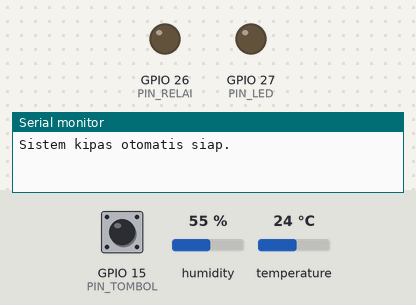
Bench run of a sketch on a simulated ESP32. On the bench: output pins drawn as LEDs (lit = HIGH), the last lines printed to the serial monitor. The inputs (shaded band) are chosen by the test bench; at power-on: temperature 24 °C, GPIO 15 (PIN_TOMBOL) HIGH, humidity 55 %.

Above: at 1.2 s.
1.3 s: temperature set to 33 °C
At 2.7 s:
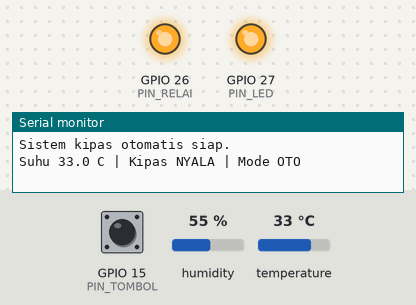
3.5 s: GPIO 15 (PIN_TOMBOL) pulled LOW for 0.15 s
At 4.7 s:
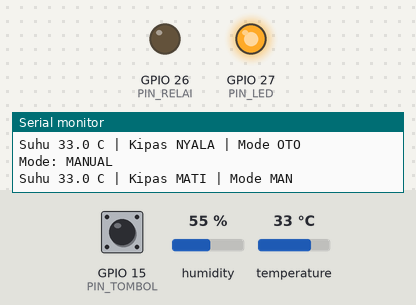
5.1 s: GPIO 15 (PIN_TOMBOL) pulled LOW for 1 s
At 6.9 s:
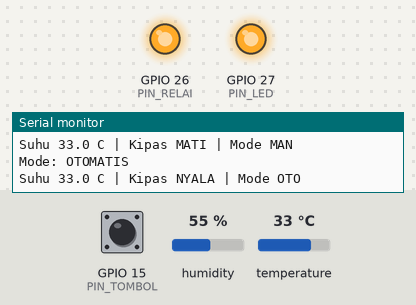
7.6 s: temperature set to 28 °C
At 11.1 s:
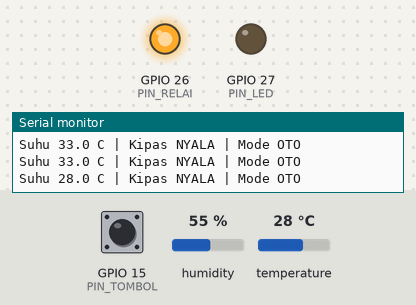
11.5 s: temperature set to 41 °C
At 15.2 s:
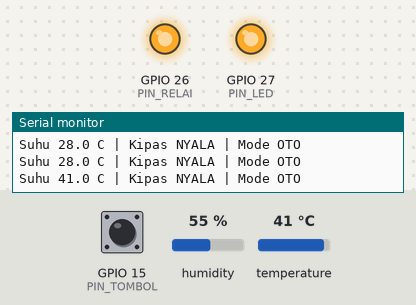
15.5 s: GPIO 15 (PIN_TOMBOL) pulled LOW for 3.2 s
At 16.3 s:
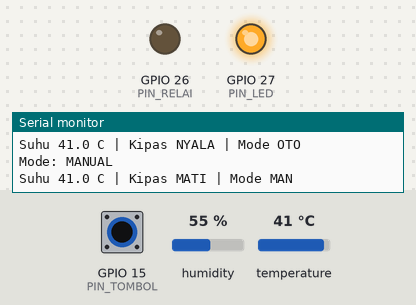
Timing chart, 0 to 18.5 s (numbered marks = the images above; inputs shaded):
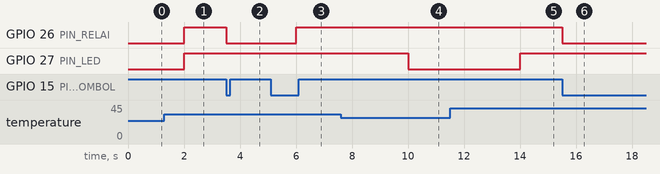

Measured:
- after the input at 1.3 s, GPIO 26 (PIN_RELAI), GPIO 27 (PIN_LED): LOW → HIGH after 0.71 s
- after the input at 3.5 s, GPIO 26 (PIN_RELAI): HIGH → LOW at once
- after the input at 5.1 s, GPIO 26 (PIN_RELAI): LOW → HIGH after 0.91 s
- after the input at 7.6 s, GPIO 27 (PIN_LED): HIGH → LOW after 2.4 s
- after the input at 11.5 s, GPIO 27 (PIN_LED): LOW → HIGH after 2.5 s
- after the input at 15.5 s, GPIO 26 (PIN_RELAI): HIGH → LOW at once

The sketch:

kipas_otomatis.ino
```cpp
/*
 * Buku Ajar Internet of Things (IoT) berbasis ESP32 - Repositori Suplemen
 * Bab 3 - Praktik: Kipas otomatis berbasis suhu.
 *
 * Menyatukan seluruh konsep Bab 3:
 *   - penjadwalan tanpa penghambatan dengan millis()
 *   - penyaringan data (rata-rata cuplikan)
 *   - kendali dua ambang / histeresis  (implementasi Algoritma 3.1)
 *   - keluaran PWM untuk LED indikator
 *   - debouncing tombol untuk mode manual
 *
 * Lisensi kode: MIT
 * Library: "DHT sensor library" (Adafruit) + "Adafruit Unified Sensor".
 * CATATAN: kode ini memakai API PWM Arduino-ESP32 inti 3.x.
 *          Untuk inti 2.x, lihat pwm_core2.ino.
 */
#include <DHT.h>

// ---------- Pin ----------
#define PIN_DHT     4
#define DHTTYPE     DHT22
#define PIN_RELAI   26
#define PIN_LED     27
#define PIN_TOMBOL  15

// ---------- Parameter kendali ----------
const float AMBANG_ATAS  = 30.0;   // nyalakan kipas di atas nilai ini
const float AMBANG_BAWAH = 28.0;   // matikan kipas di bawah nilai ini
const unsigned long SELANG_BACA = 2000;   // baca sensor tiap 2 detik
const unsigned long JEDA_DEBOUNCE = 50;   // abaikan pantulan < 50 ms

DHT dht(PIN_DHT, DHTTYPE);

// ---------- Keadaan sistem ----------
bool kipasNyala = false;           // status aktuator (ingatan histeresis)
bool modeOtomatis = true;          // mode otomatis / manual
float suhuTerakhir = 0.0;

unsigned long terakhirBaca = 0;
unsigned long terakhirTombol = 0;
int tombolSebelumnya = HIGH;

void setup() {
  Serial.begin(115200);
  dht.begin();

  pinMode(PIN_RELAI, OUTPUT);
  pinMode(PIN_TOMBOL, INPUT_PULLUP);   // tombol ke GND, pakai pull-up internal
  ledcAttach(PIN_LED, 5000, 8);        // LED PWM: 5 kHz, resolusi 8-bit

  digitalWrite(PIN_RELAI, LOW);
  Serial.println("Sistem kipas otomatis siap.");
}

/* Implementasi Algoritma 3.1: kendali aktuator dengan histeresis.
 * Status sebelumnya ikut menentukan keputusan, sehingga tidak berkedip
 * ketika suhu bergoyang di sekitar ambang. */
bool terapkanHisteresis(float nilai, bool status) {
  if (!status && nilai > AMBANG_ATAS)        status = true;    // langkah 1-2
  else if (status && nilai < AMBANG_BAWAH)   status = false;   // langkah 3-4
  // di dalam pita histeresis status dibiarkan tetap            // langkah 6
  return status;
}

/* Atur kecerahan LED sesuai seberapa jauh suhu melewati ambang bawah. */
void perbaruiIndikator(float suhu) {
  float rentang = AMBANG_ATAS - AMBANG_BAWAH;
  float rasio = (suhu - AMBANG_BAWAH) / rentang;
  if (rasio < 0) rasio = 0;
  if (rasio > 1) rasio = 1;
  ledcWrite(PIN_LED, (int)(rasio * 255));
}

/* Baca tombol dengan debouncing; kembalikan true bila baru saja ditekan. */
bool tombolDitekan() {
  int kini = digitalRead(PIN_TOMBOL);
  bool ditekan = false;

  if (kini != tombolSebelumnya) {
    if (millis() - terakhirTombol > JEDA_DEBOUNCE) {
      terakhirTombol = millis();
      if (kini == LOW) ditekan = true;   // LOW = tertekan (pull-up)
      tombolSebelumnya = kini;
    }
  }
  return ditekan;
}

void loop() {
  // --- Tugas cepat: selalu dilayani setiap putaran ---
  if (tombolDitekan()) {
    modeOtomatis = !modeOtomatis;
    if (!modeOtomatis) {
      kipasNyala = !kipasNyala;        // manual: langsung balik status
      if (kipasNyala) digitalWrite(PIN_RELAI, HIGH);
      else            digitalWrite(PIN_RELAI, LOW);
    }
      if (modeOtomatis) Serial.println("Mode: OTOMATIS");
    else              Serial.println("Mode: MANUAL");
  }

  // --- Tugas berkala: hanya saat selang waktu terpenuhi ---
  if (millis() - terakhirBaca >= SELANG_BACA) {
    terakhirBaca = millis();

    float suhu = dht.readTemperature();
    if (isnan(suhu)) {
      Serial.println("Gagal baca sensor, cek kabel.");
      return;
    }
    suhuTerakhir = suhu;

    if (modeOtomatis) {
      kipasNyala = terapkanHisteresis(suhu, kipasNyala);
      if (kipasNyala) digitalWrite(PIN_RELAI, HIGH);
      else            digitalWrite(PIN_RELAI, LOW);
    }
    perbaruiIndikator(suhu);

    Serial.print("Suhu "); Serial.print(suhu, 1);
    Serial.print(" C | Kipas ");
    Serial.print(kipasNyala ? "NYALA" : "MATI");
    Serial.print(" | Mode ");
    Serial.println(modeOtomatis ? "OTO" : "MAN");
  }
}
```
